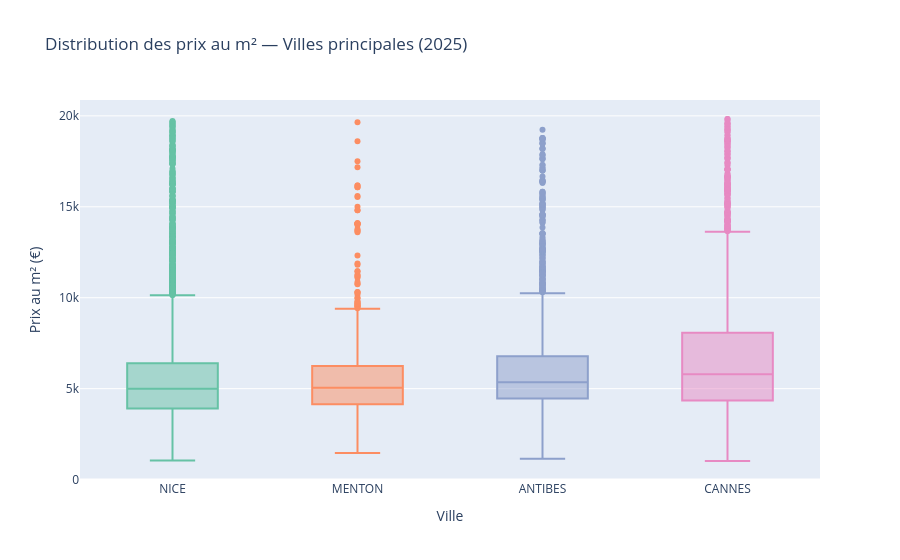

Notebook code for this chart:
### Code cell
# Filtrer les valeurs aberrantes de prix au m²
df_clean = df[df['Prix_m2'] < 20000].copy()
df_clean = df_clean[df_clean['Prix_m2'] > 1000].copy()

print(f"Après filtrage : {len(df_clean)} transactions")

# Refaire la visualisation
villes_principales = ['NICE', 'CANNES', 'ANTIBES', 'MENTON']
df_villes = df_clean[df_clean['Commune'].isin(villes_principales)]

fig2 = px.box(
    df_villes,
    x='Commune',
    y='Prix_m2',
    color='Commune',
    title='Distribution des prix au m² — Villes principales (2025)',
    color_discrete_sequence=px.colors.qualitative.Set2
)
fig2.update_layout(
    yaxis_title="Prix au m² (€)",
    xaxis_title="Ville",
    showlegend=False
)
fig2.show()

# Sauvegarder le dataset ultra-propre
df_clean.to_csv('../data/immobilier_clean.csv', index=False)
print("Dataset mis à jour !")

### Figure 1 — Plotly figure (JSON) as saved in the notebook; plotly's stock layout.template omitted (floating-point values rounded to 4 significant figures; data arrays with more than 128 entries replaced by an {"elided": "..."} marker saying what was removed)
{"data": [{"alignmentgroup": "True", "hovertemplate": "Commune=%{x}<br>Prix_m2=%{y}<extra></extra>", "legendgroup": "NICE", "marker": {"color": "rgb(102,194,165)"}, "name": "NICE", "notched": false, "offsetgroup": "NICE", "orientation": "v", "showlegend": true, "type": "box", "x": {"elided": "8150 str values"}, "x0": " ", "xaxis": "x", "y": {"elided": "8150 float values"}, "y0": " ", "yaxis": "y"}, {"alignmentgroup": "True", "hovertemplate": "Commune=%{x}<br>Prix_m2=%{y}<extra></extra>", "legendgroup": "MENTON", "marker": {"color": "rgb(252,141,98)"}, "name": "MENTON", "notched": false, "offsetgroup": "MENTON", "orientation": "v", "showlegend": true, "type": "box", "x": {"elided": "1071 str values"}, "x0": " ", "xaxis": "x", "y": {"elided": "1071 float values"}, "y0": " ", "yaxis": "y"}, {"alignmentgroup": "True", "hovertemplate": "Commune=%{x}<br>Prix_m2=%{y}<extra></extra>", "legendgroup": "ANTIBES", "marker": {"color": "rgb(141,160,203)"}, "name": "ANTIBES", "notched": false, "offsetgroup": "ANTIBES", "orientation": "v", "showlegend": true, "type": "box", "x": {"elided": "2275 str values"}, "x0": " ", "xaxis": "x", "y": {"elided": "2275 float values"}, "y0": " ", "yaxis": "y"}, {"alignmentgroup": "True", "hovertemplate": "Commune=%{x}<br>Prix_m2=%{y}<extra></extra>", "legendgroup": "CANNES", "marker": {"color": "rgb(231,138,195)"}, "name": "CANNES", "notched": false, "offsetgroup": "CANNES", "orientation": "v", "showlegend": true, "type": "box", "x": {"elided": "2561 str values"}, "x0": " ", "xaxis": "x", "y": {"elided": "2561 float values"}, "y0": " ", "yaxis": "y"}], "layout": {"boxmode": "overlay", "legend": {"title": {"text": "Commune"}, "tracegroupgap": 0}, "showlegend": false, "title": {"text": "Distribution des prix au m² — Villes principales (2025)"}, "xaxis": {"anchor": "y", "categoryarray": ["NICE", "MENTON", "ANTIBES", "CANNES"], "categoryorder": "array", "domain": [0, 1], "title": {"text": "Ville"}}, "yaxis": {"anchor": "x", "domain": [0, 1], "title": {"text": "Prix au m² (€)"}}}}
